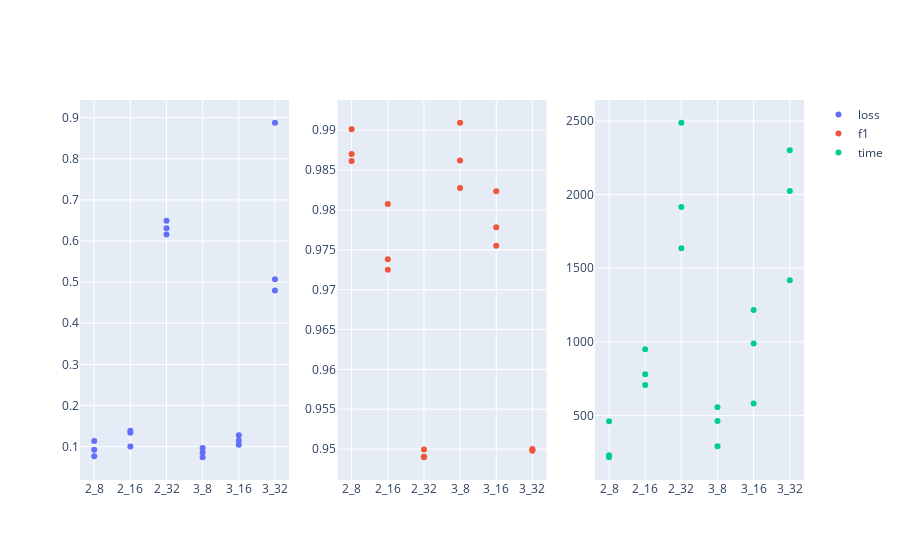
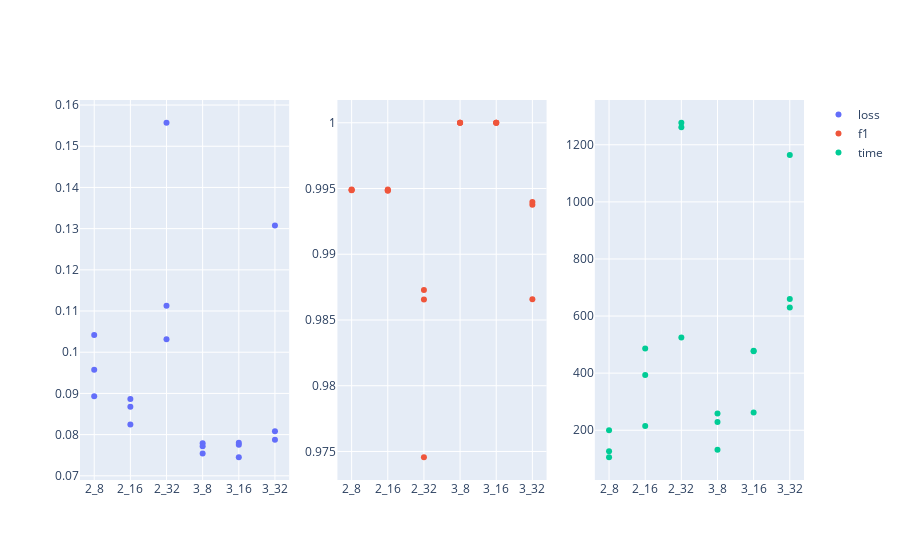
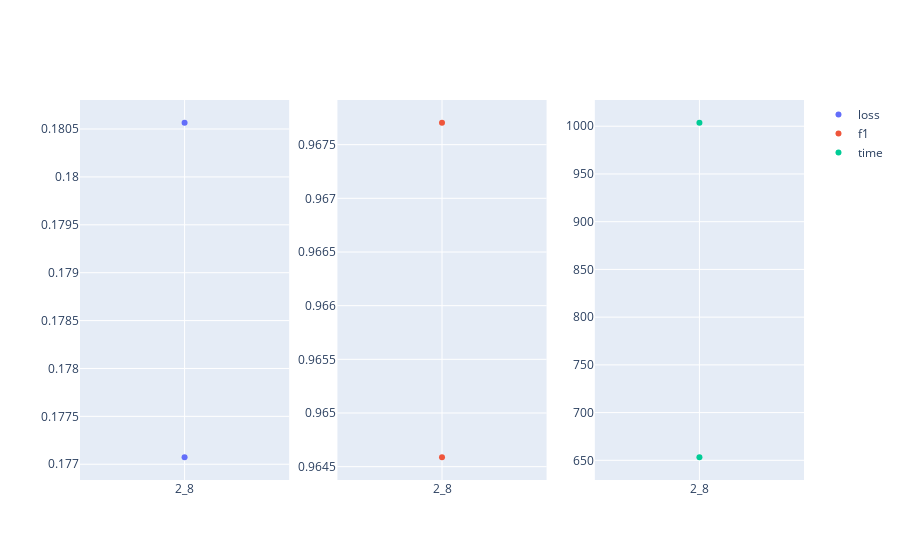
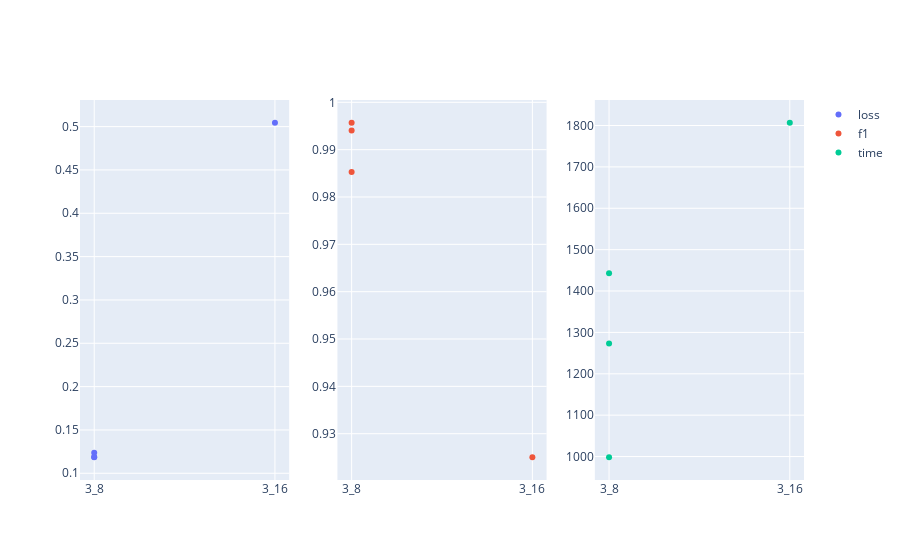

Write notebook code for charts like these, in order.
### Markdown cell above
# Train Stats

### Code cell
visualise_train()

### Figure 1 — Plotly figure (JSON) as saved in the notebook; plotly's stock layout.template omitted (floating-point values rounded to 4 significant figures)
{"data": [{"mode": "markers", "name": "loss", "type": "scatter", "x": ["2_8", "2_8", "2_8", "2_16", "2_16", "2_16", "2_32", "2_32", "2_32", "3_8", "3_8", "3_8", "3_16", "3_16", "3_16", "3_32", "3_32", "3_32"], "xaxis": "x", "y": [0.114, 0.09232, 0.07663, 0.1335, 0.1389, 0.1004, 0.649, 0.6158, 0.6313, 0.09651, 0.08578, 0.07426, 0.1045, 0.1148, 0.1279, 0.4795, 0.8875, 0.5073], "yaxis": "y"}, {"mode": "markers", "name": "f1", "type": "scatter", "x": ["2_8", "2_8", "2_8", "2_16", "2_16", "2_16", "2_32", "2_32", "2_32", "3_8", "3_8", "3_8", "3_16", "3_16", "3_16", "3_32", "3_32", "3_32"], "xaxis": "x2", "y": [0.9862, 0.987, 0.9901, 0.9738, 0.9725, 0.9807, 0.95, 0.949, 0.949, 0.9828, 0.9862, 0.9909, 0.9823, 0.9755, 0.9778, 0.9498, 0.9499, 0.95], "yaxis": "y2"}, {"mode": "markers", "name": "time", "type": "scatter", "x": ["2_8", "2_8", "2_8", "2_16", "2_16", "2_16", "2_32", "2_32", "2_32", "3_8", "3_8", "3_8", "3_16", "3_16", "3_16", "3_32", "3_32", "3_32"], "xaxis": "x3", "y": [216.0, 228.8, 460.7, 779.0, 707.0, 949.8, 1636.0, 1917.0, 2488.0, 290.7, 462.9, 555.4, 988.1, 581.5, 1216.0, 2301.0, 1419.0, 2024.0], "yaxis": "y3"}], "layout": {"xaxis": {"anchor": "y", "domain": [0, 0.2889]}, "xaxis2": {"anchor": "y2", "domain": [0.3556, 0.6444]}, "xaxis3": {"anchor": "y3", "domain": [0.7111, 1]}, "yaxis": {"anchor": "x", "domain": [0, 1]}, "yaxis2": {"anchor": "x2", "domain": [0, 1]}, "yaxis3": {"anchor": "x3", "domain": [0, 1]}}}

### Figure 2 — Plotly figure (JSON) as saved in the notebook; plotly's stock layout.template omitted (floating-point values rounded to 4 significant figures)
{"data": [{"mode": "markers", "name": "loss", "type": "scatter", "x": ["2_8", "2_8", "2_8", "2_16", "2_16", "2_16", "2_32", "2_32", "2_32", "3_8", "3_8", "3_8", "3_16", "3_16", "3_16", "3_32", "3_32", "3_32"], "xaxis": "x", "y": [0.1042, 0.08932, 0.09573, 0.08866, 0.08673, 0.08248, 0.1113, 0.1031, 0.1557, 0.07788, 0.07544, 0.07716, 0.07802, 0.07752, 0.0745, 0.0808, 0.1308, 0.07873], "yaxis": "y"}, {"mode": "markers", "name": "f1", "type": "scatter", "x": ["2_8", "2_8", "2_8", "2_16", "2_16", "2_16", "2_32", "2_32", "2_32", "3_8", "3_8", "3_8", "3_16", "3_16", "3_16", "3_32", "3_32", "3_32"], "xaxis": "x2", "y": [0.9949, 0.9949, 0.9949, 0.9949, 0.9948, 0.9949, 0.9866, 0.9746, 0.9873, 1, 1, 1, 1, 1, 1, 0.994, 0.9866, 0.9938], "yaxis": "y2"}, {"mode": "markers", "name": "time", "type": "scatter", "x": ["2_8", "2_8", "2_8", "2_16", "2_16", "2_16", "2_32", "2_32", "2_32", "3_8", "3_8", "3_8", "3_16", "3_16", "3_16", "3_32", "3_32", "3_32"], "xaxis": "x3", "y": [126.1, 105.4, 200.2, 214.5, 486.7, 393.2, 525.1, 1277.0, 1261.0, 229.2, 258.7, 132.0, 262.5, 478.2, 476.8, 660.1, 629.7, 1165.0], "yaxis": "y3"}], "layout": {"xaxis": {"anchor": "y", "domain": [0, 0.2889]}, "xaxis2": {"anchor": "y2", "domain": [0.3556, 0.6444]}, "xaxis3": {"anchor": "y3", "domain": [0.7111, 1]}, "yaxis": {"anchor": "x", "domain": [0, 1]}, "yaxis2": {"anchor": "x2", "domain": [0, 1]}, "yaxis3": {"anchor": "x3", "domain": [0, 1]}}}

### Figure 3 — Plotly figure (JSON) as saved in the notebook; plotly's stock layout.template omitted (floating-point values rounded to 4 significant figures)
{"data": [{"mode": "markers", "name": "loss", "type": "scatter", "x": ["2_8", "2_8"], "xaxis": "x", "y": [0.1771, 0.1806], "yaxis": "y"}, {"mode": "markers", "name": "f1", "type": "scatter", "x": ["2_8", "2_8"], "xaxis": "x2", "y": [0.9646, 0.9677], "yaxis": "y2"}, {"mode": "markers", "name": "time", "type": "scatter", "x": ["2_8", "2_8"], "xaxis": "x3", "y": [1004.0, 653.2], "yaxis": "y3"}], "layout": {"xaxis": {"anchor": "y", "domain": [0, 0.2889]}, "xaxis2": {"anchor": "y2", "domain": [0.3556, 0.6444]}, "xaxis3": {"anchor": "y3", "domain": [0.7111, 1]}, "yaxis": {"anchor": "x", "domain": [0, 1]}, "yaxis2": {"anchor": "x2", "domain": [0, 1]}, "yaxis3": {"anchor": "x3", "domain": [0, 1]}}}

### Figure 4 — Plotly figure (JSON) as saved in the notebook; plotly's stock layout.template omitted (floating-point values rounded to 4 significant figures)
{"data": [{"mode": "markers", "name": "loss", "type": "scatter", "x": ["3_8", "3_8", "3_8", "3_16"], "xaxis": "x", "y": [0.1185, 0.1236, 0.1187, 0.5044], "yaxis": "y"}, {"mode": "markers", "name": "f1", "type": "scatter", "x": ["3_8", "3_8", "3_8", "3_16"], "xaxis": "x2", "y": [0.9957, 0.9853, 0.994, 0.925], "yaxis": "y2"}, {"mode": "markers", "name": "time", "type": "scatter", "x": ["3_8", "3_8", "3_8", "3_16"], "xaxis": "x3", "y": [1273.0, 1443.0, 998.3, 1807.0], "yaxis": "y3"}], "layout": {"xaxis": {"anchor": "y", "domain": [0, 0.2889]}, "xaxis2": {"anchor": "y2", "domain": [0.3556, 0.6444]}, "xaxis3": {"anchor": "y3", "domain": [0.7111, 1]}, "yaxis": {"anchor": "x", "domain": [0, 1]}, "yaxis2": {"anchor": "x2", "domain": [0, 1]}, "yaxis3": {"anchor": "x3", "domain": [0, 1]}}}
